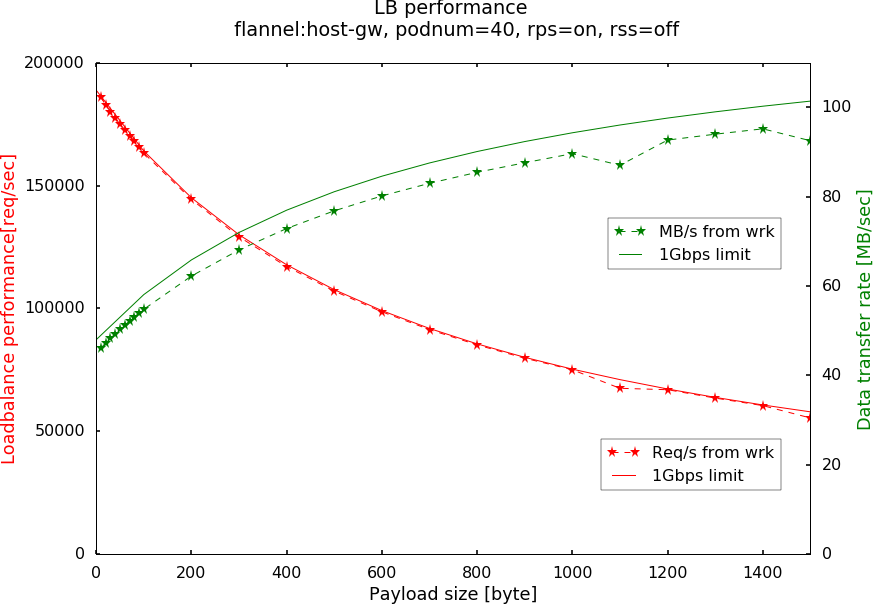

The Python source for this figure:

# coding: utf-8

# In[95]:

import numpy as np
import pandas as pd
import matplotlib.pyplot as plt
get_ipython().magic('matplotlib inline')

plt.style.use('seaborn-poster')
fig = plt.figure()
ax1 = fig.add_subplot(111)

dt0 = np.loadtxt("rss_rps_rfs_0_1_0/ipvs_cpu16_pod40.csv",usecols=(0, 1, 2), delimiter=',', unpack=True, skiprows=1)

ax1.plot(dt0[0],dt0[1], color='r', label='Req/s from wrk', ls='--',lw='1',marker='*')
ax1.plot(x, 1000000000/(x+662)/8, label='1Gbps limit', color='r',ls='-',lw='1')
ax1.set_ylabel('Loadbalance performance[req/sec]', color='r')
plt.legend(loc=1, bbox_to_anchor=(0.97, 0.25))

ax2 = ax1.twinx()
ax2.plot(dt0[0],dt0[2], color='g', label='MB/s from wrk', ls='--',lw='1',marker='*')
ax2.plot(x, 1000/(x+662)/8*(254+x), label='1Gbps limit', color='g',ls='-',lw='1')
ax2.set_ylabel('Data transfer rate [MB/sec]', color='g')
plt.legend(loc=1,bbox_to_anchor=(0.97, 0.7))

ax1.set_xlabel('Payload size [byte]')
ax1.set_xlim(0,1500)
ax2.set_ylim(0,110)
plt.title('LB performance \n flannel:host-gw, podnum=40, rps=on, rss=off\n')
plt.savefig('performance_limitation.png')
#plt.show()


# In[ ]:



